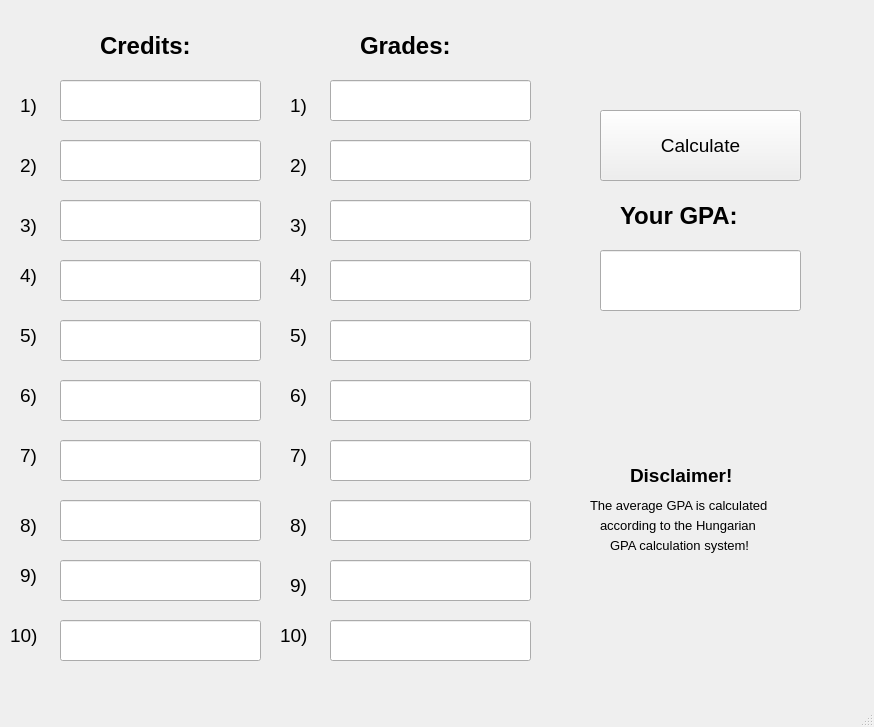
<?xml version="1.0" encoding="UTF-8"?>
<ui version="4.0">
 <class>MainWindow</class>
 <widget class="QMainWindow" name="MainWindow">
  <property name="geometry">
   <rect>
    <x>0</x>
    <y>0</y>
    <width>874</width>
    <height>727</height>
   </rect>
  </property>
  <property name="windowTitle">
   <string>MainWindow</string>
  </property>
  <widget class="QWidget" name="centralwidget">
   <widget class="QLabel" name="label">
    <property name="geometry">
     <rect>
      <x>100</x>
      <y>30</y>
      <width>121</width>
      <height>31</height>
     </rect>
    </property>
    <property name="font">
     <font>
      <pointsize>18</pointsize>
      <weight>75</weight>
      <bold>true</bold>
     </font>
    </property>
    <property name="text">
     <string>Credits:</string>
    </property>
   </widget>
   <widget class="QLabel" name="label_2">
    <property name="geometry">
     <rect>
      <x>360</x>
      <y>30</y>
      <width>121</width>
      <height>31</height>
     </rect>
    </property>
    <property name="font">
     <font>
      <pointsize>18</pointsize>
      <weight>75</weight>
      <bold>true</bold>
     </font>
    </property>
    <property name="text">
     <string>Grades:</string>
    </property>
   </widget>
   <widget class="QLineEdit" name="lineEdit_credits1">
    <property name="geometry">
     <rect>
      <x>60</x>
      <y>80</y>
      <width>201</width>
      <height>41</height>
     </rect>
    </property>
    <property name="font">
     <font>
      <pointsize>18</pointsize>
     </font>
    </property>
    <property name="text">
     <string/>
    </property>
   </widget>
   <widget class="QLineEdit" name="lineEdit_credits2">
    <property name="geometry">
     <rect>
      <x>60</x>
      <y>140</y>
      <width>201</width>
      <height>41</height>
     </rect>
    </property>
    <property name="font">
     <font>
      <pointsize>18</pointsize>
     </font>
    </property>
    <property name="text">
     <string/>
    </property>
   </widget>
   <widget class="QLineEdit" name="lineEdit_credits3">
    <property name="geometry">
     <rect>
      <x>60</x>
      <y>200</y>
      <width>201</width>
      <height>41</height>
     </rect>
    </property>
    <property name="font">
     <font>
      <pointsize>18</pointsize>
     </font>
    </property>
    <property name="text">
     <string/>
    </property>
   </widget>
   <widget class="QLineEdit" name="lineEdit_credits4">
    <property name="geometry">
     <rect>
      <x>60</x>
      <y>260</y>
      <width>201</width>
      <height>41</height>
     </rect>
    </property>
    <property name="font">
     <font>
      <pointsize>18</pointsize>
     </font>
    </property>
    <property name="text">
     <string/>
    </property>
   </widget>
   <widget class="QLineEdit" name="lineEdit_credits5">
    <property name="geometry">
     <rect>
      <x>60</x>
      <y>320</y>
      <width>201</width>
      <height>41</height>
     </rect>
    </property>
    <property name="font">
     <font>
      <pointsize>18</pointsize>
     </font>
    </property>
    <property name="text">
     <string/>
    </property>
   </widget>
   <widget class="QLineEdit" name="lineEdit_credits6">
    <property name="geometry">
     <rect>
      <x>60</x>
      <y>380</y>
      <width>201</width>
      <height>41</height>
     </rect>
    </property>
    <property name="font">
     <font>
      <pointsize>18</pointsize>
     </font>
    </property>
    <property name="text">
     <string/>
    </property>
   </widget>
   <widget class="QLineEdit" name="lineEdit_credits7">
    <property name="geometry">
     <rect>
      <x>60</x>
      <y>440</y>
      <width>201</width>
      <height>41</height>
     </rect>
    </property>
    <property name="font">
     <font>
      <pointsize>18</pointsize>
     </font>
    </property>
    <property name="text">
     <string/>
    </property>
   </widget>
   <widget class="QLineEdit" name="lineEdit_credits8">
    <property name="geometry">
     <rect>
      <x>60</x>
      <y>500</y>
      <width>201</width>
      <height>41</height>
     </rect>
    </property>
    <property name="font">
     <font>
      <pointsize>18</pointsize>
     </font>
    </property>
    <property name="text">
     <string/>
    </property>
   </widget>
   <widget class="QLineEdit" name="lineEdit_credits9">
    <property name="geometry">
     <rect>
      <x>60</x>
      <y>560</y>
      <width>201</width>
      <height>41</height>
     </rect>
    </property>
    <property name="font">
     <font>
      <pointsize>18</pointsize>
     </font>
    </property>
    <property name="text">
     <string/>
    </property>
   </widget>
   <widget class="QLineEdit" name="lineEdit_credits10">
    <property name="geometry">
     <rect>
      <x>60</x>
      <y>620</y>
      <width>201</width>
      <height>41</height>
     </rect>
    </property>
    <property name="font">
     <font>
      <pointsize>18</pointsize>
     </font>
    </property>
    <property name="text">
     <string/>
    </property>
   </widget>
   <widget class="QLineEdit" name="lineEdit_grades1">
    <property name="geometry">
     <rect>
      <x>330</x>
      <y>80</y>
      <width>201</width>
      <height>41</height>
     </rect>
    </property>
    <property name="font">
     <font>
      <pointsize>18</pointsize>
     </font>
    </property>
    <property name="text">
     <string/>
    </property>
   </widget>
   <widget class="QLineEdit" name="lineEdit_grades2">
    <property name="geometry">
     <rect>
      <x>330</x>
      <y>140</y>
      <width>201</width>
      <height>41</height>
     </rect>
    </property>
    <property name="font">
     <font>
      <pointsize>18</pointsize>
     </font>
    </property>
    <property name="text">
     <string/>
    </property>
   </widget>
   <widget class="QLineEdit" name="lineEdit_grades3">
    <property name="geometry">
     <rect>
      <x>330</x>
      <y>200</y>
      <width>201</width>
      <height>41</height>
     </rect>
    </property>
    <property name="font">
     <font>
      <pointsize>18</pointsize>
     </font>
    </property>
    <property name="text">
     <string/>
    </property>
   </widget>
   <widget class="QLineEdit" name="lineEdit_grades4">
    <property name="geometry">
     <rect>
      <x>330</x>
      <y>260</y>
      <width>201</width>
      <height>41</height>
     </rect>
    </property>
    <property name="font">
     <font>
      <pointsize>18</pointsize>
     </font>
    </property>
    <property name="text">
     <string/>
    </property>
   </widget>
   <widget class="QLineEdit" name="lineEdit_grades5">
    <property name="geometry">
     <rect>
      <x>330</x>
      <y>320</y>
      <width>201</width>
      <height>41</height>
     </rect>
    </property>
    <property name="font">
     <font>
      <pointsize>18</pointsize>
     </font>
    </property>
    <property name="text">
     <string/>
    </property>
   </widget>
   <widget class="QLineEdit" name="lineEdit_grades6">
    <property name="geometry">
     <rect>
      <x>330</x>
      <y>380</y>
      <width>201</width>
      <height>41</height>
     </rect>
    </property>
    <property name="font">
     <font>
      <pointsize>18</pointsize>
     </font>
    </property>
    <property name="text">
     <string/>
    </property>
   </widget>
   <widget class="QLineEdit" name="lineEdit_grades7">
    <property name="geometry">
     <rect>
      <x>330</x>
      <y>440</y>
      <width>201</width>
      <height>41</height>
     </rect>
    </property>
    <property name="font">
     <font>
      <pointsize>18</pointsize>
     </font>
    </property>
    <property name="text">
     <string/>
    </property>
   </widget>
   <widget class="QLineEdit" name="lineEdit_grades8">
    <property name="geometry">
     <rect>
      <x>330</x>
      <y>500</y>
      <width>201</width>
      <height>41</height>
     </rect>
    </property>
    <property name="font">
     <font>
      <pointsize>18</pointsize>
     </font>
    </property>
    <property name="text">
     <string/>
    </property>
   </widget>
   <widget class="QLineEdit" name="lineEdit_grades9">
    <property name="geometry">
     <rect>
      <x>330</x>
      <y>560</y>
      <width>201</width>
      <height>41</height>
     </rect>
    </property>
    <property name="font">
     <font>
      <pointsize>18</pointsize>
     </font>
    </property>
    <property name="text">
     <string/>
    </property>
   </widget>
   <widget class="QLineEdit" name="lineEdit_grades10">
    <property name="geometry">
     <rect>
      <x>330</x>
      <y>620</y>
      <width>201</width>
      <height>41</height>
     </rect>
    </property>
    <property name="font">
     <font>
      <pointsize>18</pointsize>
     </font>
    </property>
    <property name="text">
     <string/>
    </property>
   </widget>
   <widget class="QLabel" name="label_3">
    <property name="geometry">
     <rect>
      <x>20</x>
      <y>90</y>
      <width>31</width>
      <height>31</height>
     </rect>
    </property>
    <property name="font">
     <font>
      <pointsize>14</pointsize>
     </font>
    </property>
    <property name="text">
     <string>1)</string>
    </property>
   </widget>
   <widget class="QLabel" name="label_4">
    <property name="geometry">
     <rect>
      <x>20</x>
      <y>150</y>
      <width>31</width>
      <height>31</height>
     </rect>
    </property>
    <property name="font">
     <font>
      <pointsize>14</pointsize>
     </font>
    </property>
    <property name="text">
     <string>2)</string>
    </property>
   </widget>
   <widget class="QLabel" name="label_5">
    <property name="geometry">
     <rect>
      <x>20</x>
      <y>210</y>
      <width>31</width>
      <height>31</height>
     </rect>
    </property>
    <property name="font">
     <font>
      <pointsize>14</pointsize>
     </font>
    </property>
    <property name="text">
     <string>3)</string>
    </property>
   </widget>
   <widget class="QLabel" name="label_6">
    <property name="geometry">
     <rect>
      <x>20</x>
      <y>260</y>
      <width>31</width>
      <height>31</height>
     </rect>
    </property>
    <property name="font">
     <font>
      <pointsize>14</pointsize>
     </font>
    </property>
    <property name="text">
     <string>4)</string>
    </property>
   </widget>
   <widget class="QLabel" name="label_7">
    <property name="geometry">
     <rect>
      <x>20</x>
      <y>320</y>
      <width>31</width>
      <height>31</height>
     </rect>
    </property>
    <property name="font">
     <font>
      <pointsize>14</pointsize>
     </font>
    </property>
    <property name="text">
     <string>5)</string>
    </property>
   </widget>
   <widget class="QLabel" name="label_8">
    <property name="geometry">
     <rect>
      <x>20</x>
      <y>380</y>
      <width>31</width>
      <height>31</height>
     </rect>
    </property>
    <property name="font">
     <font>
      <pointsize>14</pointsize>
     </font>
    </property>
    <property name="text">
     <string>6)</string>
    </property>
   </widget>
   <widget class="QLabel" name="label_9">
    <property name="geometry">
     <rect>
      <x>20</x>
      <y>440</y>
      <width>31</width>
      <height>31</height>
     </rect>
    </property>
    <property name="font">
     <font>
      <pointsize>14</pointsize>
     </font>
    </property>
    <property name="text">
     <string>7)</string>
    </property>
   </widget>
   <widget class="QLabel" name="label_10">
    <property name="geometry">
     <rect>
      <x>20</x>
      <y>510</y>
      <width>31</width>
      <height>31</height>
     </rect>
    </property>
    <property name="font">
     <font>
      <pointsize>14</pointsize>
     </font>
    </property>
    <property name="text">
     <string>8)</string>
    </property>
   </widget>
   <widget class="QLabel" name="label_11">
    <property name="geometry">
     <rect>
      <x>20</x>
      <y>560</y>
      <width>31</width>
      <height>31</height>
     </rect>
    </property>
    <property name="font">
     <font>
      <pointsize>14</pointsize>
     </font>
    </property>
    <property name="text">
     <string>9)</string>
    </property>
   </widget>
   <widget class="QLabel" name="label_12">
    <property name="geometry">
     <rect>
      <x>10</x>
      <y>620</y>
      <width>41</width>
      <height>31</height>
     </rect>
    </property>
    <property name="font">
     <font>
      <pointsize>14</pointsize>
     </font>
    </property>
    <property name="text">
     <string>10)</string>
    </property>
   </widget>
   <widget class="QLabel" name="label_13">
    <property name="geometry">
     <rect>
      <x>290</x>
      <y>90</y>
      <width>31</width>
      <height>31</height>
     </rect>
    </property>
    <property name="font">
     <font>
      <pointsize>14</pointsize>
     </font>
    </property>
    <property name="text">
     <string>1)</string>
    </property>
   </widget>
   <widget class="QLabel" name="label_14">
    <property name="geometry">
     <rect>
      <x>290</x>
      <y>150</y>
      <width>31</width>
      <height>31</height>
     </rect>
    </property>
    <property name="font">
     <font>
      <pointsize>14</pointsize>
     </font>
    </property>
    <property name="text">
     <string>2)</string>
    </property>
   </widget>
   <widget class="QLabel" name="label_15">
    <property name="geometry">
     <rect>
      <x>290</x>
      <y>210</y>
      <width>31</width>
      <height>31</height>
     </rect>
    </property>
    <property name="font">
     <font>
      <pointsize>14</pointsize>
     </font>
    </property>
    <property name="text">
     <string>3)</string>
    </property>
   </widget>
   <widget class="QLabel" name="label_16">
    <property name="geometry">
     <rect>
      <x>290</x>
      <y>260</y>
      <width>31</width>
      <height>31</height>
     </rect>
    </property>
    <property name="font">
     <font>
      <pointsize>14</pointsize>
     </font>
    </property>
    <property name="text">
     <string>4)</string>
    </property>
   </widget>
   <widget class="QLabel" name="label_17">
    <property name="geometry">
     <rect>
      <x>290</x>
      <y>320</y>
      <width>31</width>
      <height>31</height>
     </rect>
    </property>
    <property name="font">
     <font>
      <pointsize>14</pointsize>
     </font>
    </property>
    <property name="text">
     <string>5)</string>
    </property>
   </widget>
   <widget class="QLabel" name="label_18">
    <property name="geometry">
     <rect>
      <x>290</x>
      <y>380</y>
      <width>31</width>
      <height>31</height>
     </rect>
    </property>
    <property name="font">
     <font>
      <pointsize>14</pointsize>
     </font>
    </property>
    <property name="text">
     <string>6)</string>
    </property>
   </widget>
   <widget class="QLabel" name="label_19">
    <property name="geometry">
     <rect>
      <x>290</x>
      <y>440</y>
      <width>31</width>
      <height>31</height>
     </rect>
    </property>
    <property name="font">
     <font>
      <pointsize>14</pointsize>
     </font>
    </property>
    <property name="text">
     <string>7)</string>
    </property>
   </widget>
   <widget class="QLabel" name="label_20">
    <property name="geometry">
     <rect>
      <x>290</x>
      <y>510</y>
      <width>31</width>
      <height>31</height>
     </rect>
    </property>
    <property name="font">
     <font>
      <pointsize>14</pointsize>
     </font>
    </property>
    <property name="text">
     <string>8)</string>
    </property>
   </widget>
   <widget class="QLabel" name="label_21">
    <property name="geometry">
     <rect>
      <x>290</x>
      <y>570</y>
      <width>31</width>
      <height>31</height>
     </rect>
    </property>
    <property name="font">
     <font>
      <pointsize>14</pointsize>
     </font>
    </property>
    <property name="text">
     <string>9)</string>
    </property>
   </widget>
   <widget class="QLabel" name="label_22">
    <property name="geometry">
     <rect>
      <x>280</x>
      <y>620</y>
      <width>41</width>
      <height>31</height>
     </rect>
    </property>
    <property name="font">
     <font>
      <pointsize>14</pointsize>
     </font>
    </property>
    <property name="text">
     <string>10)</string>
    </property>
   </widget>
   <widget class="QLabel" name="label_23">
    <property name="geometry">
     <rect>
      <x>620</x>
      <y>200</y>
      <width>161</width>
      <height>31</height>
     </rect>
    </property>
    <property name="font">
     <font>
      <pointsize>18</pointsize>
      <weight>75</weight>
      <bold>true</bold>
     </font>
    </property>
    <property name="text">
     <string>Your GPA:</string>
    </property>
   </widget>
   <widget class="QLineEdit" name="lineEdit_GPA">
    <property name="geometry">
     <rect>
      <x>600</x>
      <y>250</y>
      <width>201</width>
      <height>61</height>
     </rect>
    </property>
    <property name="font">
     <font>
      <pointsize>18</pointsize>
     </font>
    </property>
    <property name="text">
     <string/>
    </property>
   </widget>
   <widget class="QLabel" name="label_24">
    <property name="geometry">
     <rect>
      <x>630</x>
      <y>460</y>
      <width>141</width>
      <height>31</height>
     </rect>
    </property>
    <property name="font">
     <font>
      <pointsize>14</pointsize>
      <weight>75</weight>
      <bold>true</bold>
     </font>
    </property>
    <property name="text">
     <string>Disclaimer!</string>
    </property>
   </widget>
   <widget class="QLabel" name="label_25">
    <property name="geometry">
     <rect>
      <x>590</x>
      <y>490</y>
      <width>231</width>
      <height>31</height>
     </rect>
    </property>
    <property name="font">
     <font>
      <pointsize>10</pointsize>
      <weight>50</weight>
      <bold>false</bold>
     </font>
    </property>
    <property name="text">
     <string>The average GPA is calculated</string>
    </property>
   </widget>
   <widget class="QLabel" name="label_26">
    <property name="geometry">
     <rect>
      <x>600</x>
      <y>510</y>
      <width>211</width>
      <height>31</height>
     </rect>
    </property>
    <property name="font">
     <font>
      <pointsize>10</pointsize>
      <weight>50</weight>
      <bold>false</bold>
     </font>
    </property>
    <property name="text">
     <string>according to the Hungarian</string>
    </property>
   </widget>
   <widget class="QLabel" name="label_27">
    <property name="geometry">
     <rect>
      <x>610</x>
      <y>530</y>
      <width>201</width>
      <height>31</height>
     </rect>
    </property>
    <property name="font">
     <font>
      <pointsize>10</pointsize>
      <weight>50</weight>
      <bold>false</bold>
     </font>
    </property>
    <property name="text">
     <string>GPA calculation system!</string>
    </property>
   </widget>
   <widget class="QPushButton" name="pushButton_calculate">
    <property name="geometry">
     <rect>
      <x>600</x>
      <y>110</y>
      <width>201</width>
      <height>71</height>
     </rect>
    </property>
    <property name="font">
     <font>
      <pointsize>14</pointsize>
     </font>
    </property>
    <property name="text">
     <string>Calculate</string>
    </property>
   </widget>
  </widget>
  <widget class="QMenuBar" name="menubar">
   <property name="geometry">
    <rect>
     <x>0</x>
     <y>0</y>
     <width>874</width>
     <height>26</height>
    </rect>
   </property>
  </widget>
  <widget class="QStatusBar" name="statusbar"/>
 </widget>
 <resources/>
 <connections/>
</ui>
